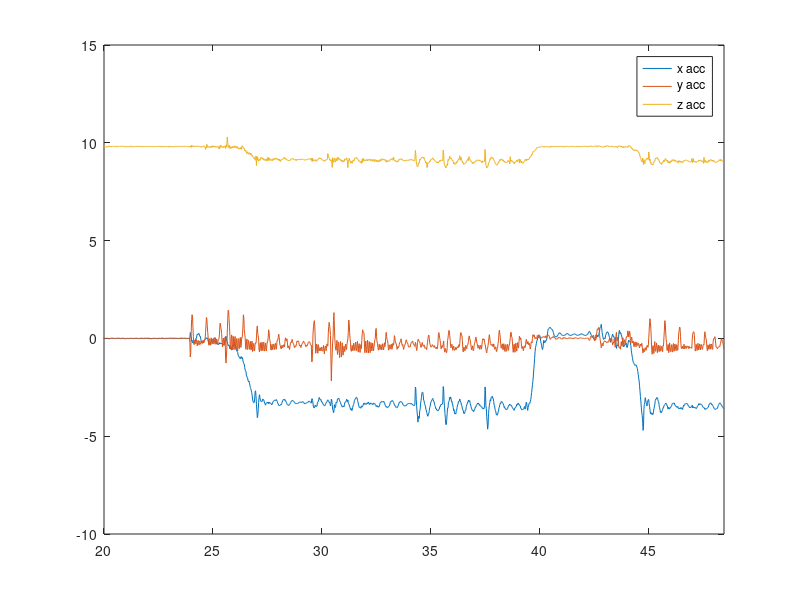
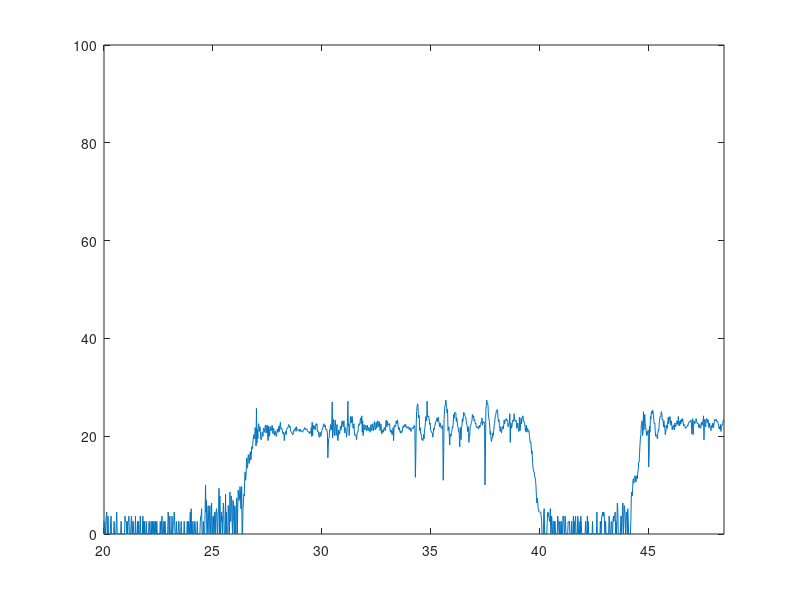

The MATLAB script that drew these images, in order:

%% Lab 1
clear
close all
clc

%% fake datas

Data1=importdata('ArduCopterLOG 30-Sep-2020 23-12-21.txt');
xacc1=Data1(:,6);
yacc1=Data1(:,7);
zacc1=Data1(:,8);


Data2=importdata('ArduCopterLOG 30-Sep-2020 23-35-31.txt');
xacc2=Data2(:,6);yacc2=Data2(:,7);
zacc2=Data2(:,8);

%hits y x z
Data3=importdata('ArduCopterLOG 30-Sep-2020 23-36-47.txt');
xacc3=Data3(:,6);
yacc3=Data3(:,7);
zacc3=Data3(:,8);

%% Data starting from horizontal equilibrium 

% starting from horizontal equilibrium and then one inclination 
Data4=importdata('ArduCopterLOG 30-Sep-2020 23-36-47.txt');
xacc4=Data4(:,6);
yacc4=Data4(:,7);
zacc4=Data4(:,8);

% starting from horizontal equilibrium and then slow motion 
Data5=importdata('ArduCopterLOG 01-Oct-2020 00-27-05.txt');
xacc5=Data5(:,6);
yacc5=Data5(:,7);
zacc5=Data5(:,8);


% starting from horizontal equilibrium and then fast motion 
Data6=importdata('ArduCopterLOG 01-Oct-2020 00-27-53.txt');
xacc6=Data6(:,6);
yacc6=Data6(:,7);
zacc6=Data6(:,8);

%% plot of the x,y,z accelerations
t=Data4(:,1)*1e-3; % [s]
figure(1)
plot(t,xacc4,t,yacc4,t,zacc4)
legend('x acc','y acc','z acc')
xlim([20 t(end,1)])

%% Alpha
alpha=acos(zacc4/9.81)*180/pi; %[deg]

%plot of alpha
figure(2)
plot(t,alpha)
xlim([20 t(end,1)])




